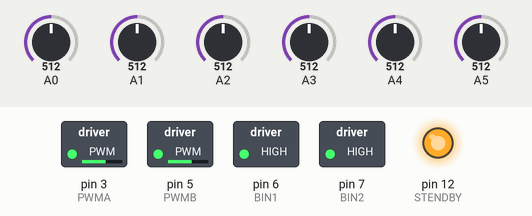
This sketch was run on a simulated Arduino Uno, built with avr-gcc and run on an emulated ATmega328P. Shown: switched loads named in the sketch (green lamp = pin HIGH), output pins drawn as LEDs (lit = HIGH). The test bench sets the inputs (shaded band); at power-on: A0 = 512, A1 = 512, A2 = 512, A3 = 512, A4 = 512, A5 = 512.

Above: at 0.1 s.
Timing chart, 0 to 1.6 s (numbered marks = the images above):
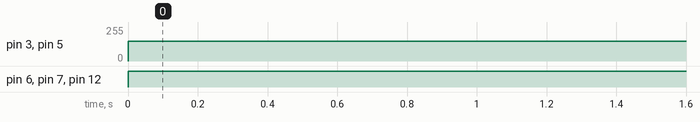

Measured:
- by itself, pin 3 (PWMA), pin 5 (PWMB): 0/255 → 150/255 at 0.00 s
- by itself, pin 6 (BIN1), pin 7 (BIN2), pin 12 (STENDBY): LOW → HIGH at 0.00 s

The sketch:

LinefolloweSource.ino
```cpp
#include <QTRSensors.h>

//Declaration and initialisation motors
int AIN1 = 2;
int AIN2 = 4;
int PWMA = 3;

int PWMB = 5;
int BIN1 = 6;
int BIN2 = 7;

int STENDBY = 12;

//Declaration and initialisation line pins
int zeroLineSensor_ANALOG = 0;
int firstLineSensor_ANALOG = 1;
int secondLineSensor_ANALOG = 2;
int thirdLineSensor_ANALOG = 3;
int fourthLineSensor_ANALOG = 4;
int fifthLineSensor_ANALOG = 5;

int eightLineSensor_Digital = 8;
int ninghLineSensor_Digital = 9;

//array line pins
int arrayOfSensors[8] = {
eightLineSensor_Digital,
zeroLineSensor_ANALOG,
firstLineSensor_ANALOG,
secondLineSensor_ANALOG,
thirdLineSensor_ANALOG,
fourthLineSensor_ANALOG,
fifthLineSensor_ANALOG,
ninghLineSensor_Digital};

int startPoint[8] = {0,0,1024,1024,1024,1024,0,0};
int currentPoint[8];

int coefficient = 1;
int delta = 0;
int vL = 0;
int vR = 0;
//int deltaR = 0;
//int deltaL = 0;


void setup() {
//Set Pins like OUTPUT
//left motor
pinMode(PWMA,OUTPUT);   // WHY OUTPUT ??
pinMode(AIN1,OUTPUT);
pinMode(AIN2,OUTPUT);

//right motor
pinMode(PWMB,OUTPUT);
pinMode(BIN1,OUTPUT);
pinMode(BIN2,OUTPUT);

pinMode(STENDBY,OUTPUT); // WHAT IS STENDBY ?

//set pins of line
pinMode(zeroLineSensor_ANALOG, INPUT); // input ??
pinMode(firstLineSensor_ANALOG, INPUT);
pinMode(secondLineSensor_ANALOG, INPUT);
pinMode(thirdLineSensor_ANALOG, INPUT);
pinMode(fourthLineSensor_ANALOG, INPUT);
pinMode(fifthLineSensor_ANALOG, INPUT);
pinMode(eightLineSensor_Digital, INPUT);
pinMode(ninghLineSensor_Digital, INPUT);

Serial.begin(9600); // ??? komunikacionen kanal
}

void loop() {

 for (int i = 0; i < 8; i++ ) {

    if(arrayOfSensors[i] == eightLineSensor_Digital || arrayOfSensors[i] == ninghLineSensor_Digital){
      currentPoint[i] = startPoint[i];//digitalRead(arrayOfSensors[i]); // Read value for two line digital pins
      }

      currentPoint[i] = analogRead(arrayOfSensors[i]); // Read current value of line pins
 }
 delta=0;
    for(int i = 0; i < 8; i++ )
    {
      delta +=(coefficient*(startPoint[i] - currentPoint[i]))/1024;
//      deltaR = (coefficient*(startPoint[i] - currentPoint[i]))/1024;
//      deltaL = (coefficient*(startPoint[i] - currentPoint[i]))/1024;

    }
    vL = 150 + delta;
    vR = 150 - delta;

    if(vL < 0){
      vL = 0;
      }
    if(vL > 255){
      vL = 255;
      }

    if(vR < 0){
      vR = 0;
      }

    if(vR > 255){
      vR = 255;
      }
digitalWrite(AIN1,HIGH);
digitalWrite(AIN2,HIGH);
      analogWrite(PWMA,vL);
      digitalWrite(BIN1,HIGH);
digitalWrite(BIN2,HIGH);
      analogWrite(PWMB,vR);

     digitalWrite(STENDBY,HIGH);

  //left motor
//analogWrite(PWMA,150);
//digitalWrite(AIN1,HIGH);
//digitalWrite(AIN2,HIGH);
//
////right motor
//analogWrite(PWMB,150);
//digitalWrite(BIN1,HIGH);
//digitalWrite(BIN2,HIGH);
//
//
//digitalWrite(STENDBY,HIGH);

}
```
